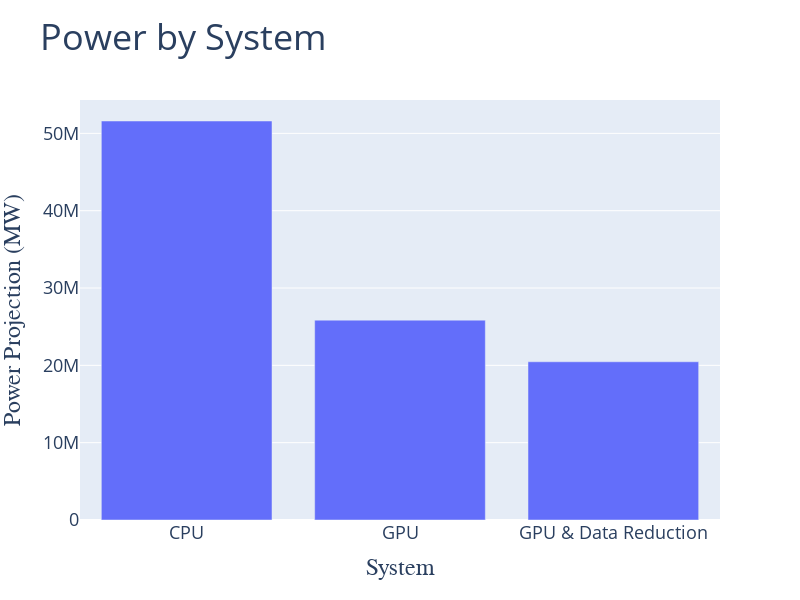

The cell this chart's notebook holds for it:
### Code cell
fig = go.Figure()

fig.add_bar(x = bar_results["name"], y = bar_results["power"])  # Increase the size and set the font to bold)
fig.update_layout(
    yaxis_title="Total Power (MW)",
    xaxis_title="System",
    title = "Power by System",
    width = 800,
    height = 600,
    title_font = dict(size=36,),
    xaxis=dict(
        title='System',
        titlefont=dict(size=24, family='Arial, bold')  # Bold font for the x-axis title
    ),
    yaxis=dict(
        title='Power Projection (MW)',
        titlefont=dict(size=24, family='Arial, bold')  # Bold font for the y-axis title
    ),
    font = dict(size=18,),
    
)

### Figure 1 — Plotly figure (JSON) as saved in the notebook; plotly's stock layout.template omitted (floating-point values rounded to 4 significant figures)
{"data": [{"type": "bar", "x": ["CPU", "GPU", "GPU & Data Reduction"], "y": [51600000.0, 25850000.0, 20460000.0]}], "layout": {"font": {"size": 18}, "height": 600, "title": {"font": {"size": 36}, "text": "Power by System"}, "width": 800, "xaxis": {"title": {"font": {"family": "Arial, bold", "size": 24}, "text": "System"}}, "yaxis": {"title": {"font": {"family": "Arial, bold", "size": 24}, "text": "Power Projection (MW)"}}}}
